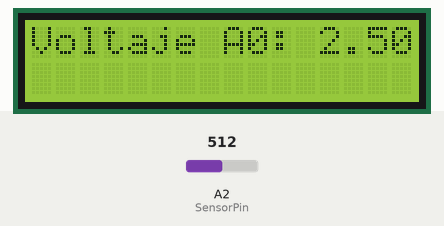
A sketch run on a simulated Arduino Zero (SAMD21). On the bench: 16×2 character LCD. Inputs (shaded band) come from the test bench; at power-on: A2 (SensorPin) = 512 (analog values on the 0–1023 scale).

Above: at 3.1 s.
At 4.2 s:
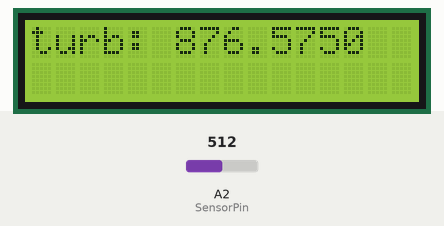
4.3 s: A2 (SensorPin) set to 716
At 5.8 s:
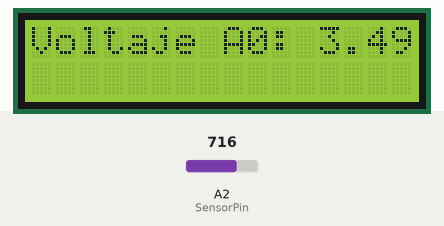
10.2 s: A2 (SensorPin) set to 900
At 11.7 s:
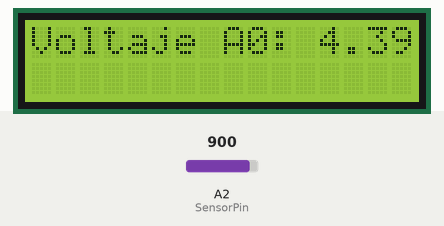
12.9 s: A2 (SensorPin) set to 1023
At 13.5 s:
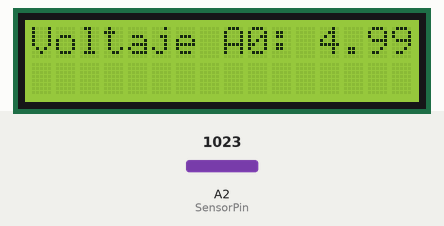
Timing chart, 0 to 15.9 s (numbered marks = the images above; inputs shaded):
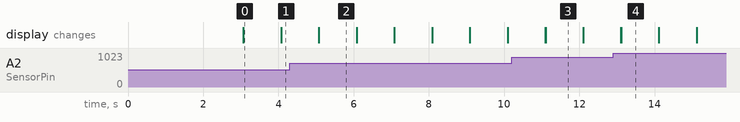

Measured:
- what the display in image 0 shows lasts 1.0 s, from 3.1 s to 4.1 s

The sketch:

Cal_Turbidez.ino
```cpp
#include <LiquidCrystal.h>

LiquidCrystal lcd(3, 2, 4, 5, 6, 7);

#define SensorPin A2

void setup() {
  lcd.begin(16, 2);
  lcd.setCursor(0, 0);
  lcd.print("Medicion Voltaje");
  delay(3000);
  lcd.clear();
  lcd.setCursor(0, 0);

  //set the resolution to 10 bits (0-1024)
  analogReadResolution(10);
}

void loop() {
  // Lee el valor de voltaje en el pin A0
  float voltage = analogRead(SensorPin) * (5.0 / 1024.0);

  // Muestra el valor de voltaje en la pantalla LCD
  lcd.print("Voltaje A0: ");
  lcd.print(voltage, 4);
    float turbidez;
  turbidez = -108.61 * (voltage) + 1148.1;

  delay(1000);  // Actualizar el valor cada segundo
  lcd.clear();

   lcd.print("turb: ");
  lcd.print(turbidez, 4);
   delay(1000);  // Actualizar el valor cada segundo
  lcd.clear();
}
```
